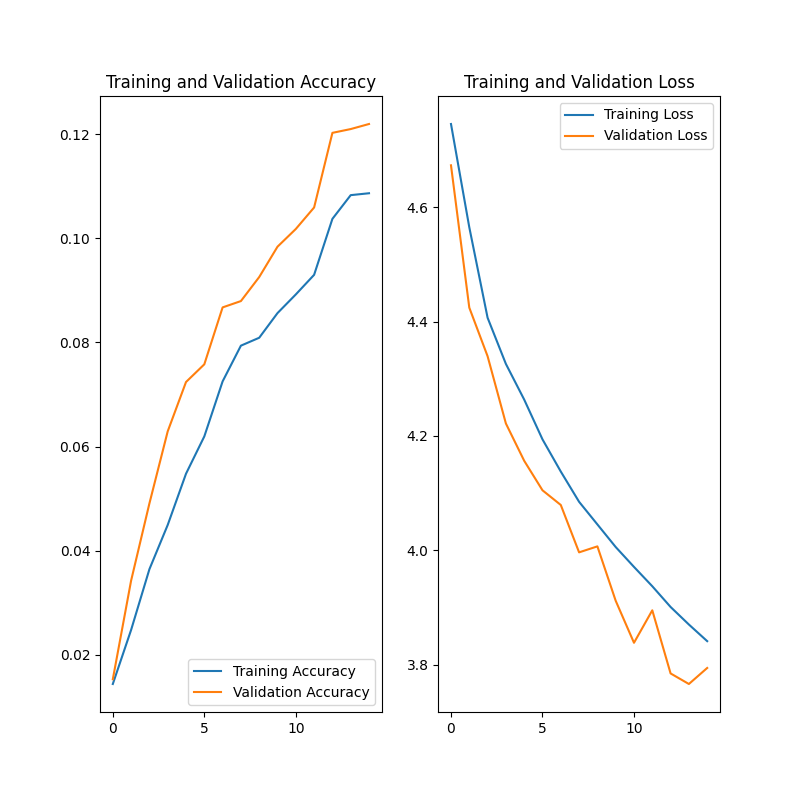

This chart was generated by the following Python code:
import os
import shutil

import matplotlib.pyplot as plt
import numpy as np
import tensorflow as tf

# ==========================================
# Download Dataset
# ==========================================
image_dataset_url = "http://vision.stanford.edu/aditya86/ImageNetDogs/images.tar"
images_dir = tf.keras.utils.get_file("Images",
                                     image_dataset_url,
                                     untar=True)
annotations_dataset_url = "http://vision.stanford.edu/aditya86/ImageNetDogs/annotation.tar"
annotations_dir = tf.keras.utils.get_file("Annotation",
                                          annotations_dataset_url,
                                          untar=True)

print("Images:", images_dir)
print("Annotation:", annotations_dir)

dataset_images_dir = images_dir

# ==========================================
# Load dataset into Tensorflow
# ==========================================
img_height = 300
img_width = 300
batch_size = 32

# Dataset for training
train_ds = tf.keras.preprocessing.image_dataset_from_directory(
    directory=dataset_images_dir,
    validation_split=0.2,
    subset="training",
    seed=6214,
    image_size=(img_height, img_width),
    batch_size=batch_size
)

# Dataset for validation
validation_ds = tf.keras.preprocessing.image_dataset_from_directory(
    directory=dataset_images_dir,
    validation_split=0.2,
    subset="validation",
    seed=9423,
    image_size=(img_height, img_width),
    batch_size=batch_size
)

# Print parsed dog breeds (classes)
class_names = train_ds.class_names
num_classes = len(class_names)
print("{} classes: {}".format(num_classes, class_names))

# Display some examples from the training dataset
plt.figure(figsize=(10, 10))
for images, labels in train_ds.take(1):
    for i in range(9):
        ax = plt.subplot(3, 3, i + 1)
        plt.imshow(images[i].numpy().astype("uint8"))
        plt.title(class_names[labels[i]])
        plt.axis("off")
plt.show()

# ==========================================
# Data Augmentation
# ==========================================
data_augmentation = tf.keras.Sequential(
  [
    tf.keras.layers.experimental.preprocessing.RandomRotation(0.2, input_shape=(img_height, img_width, 3)),
    tf.keras.layers.experimental.preprocessing.RandomZoom(0.3),
  ]
)

# ==========================================
# Define model
# ==========================================
# Architecture example from https://www.tensorflow.org/tutorials/images/classification
model = tf.keras.Sequential([
    data_augmentation,
    tf.keras.layers.experimental.preprocessing.Rescaling(1. / 255),
    tf.keras.layers.Conv2D(16, 3, padding='same', activation='relu'),
    tf.keras.layers.MaxPooling2D(),
    tf.keras.layers.Conv2D(32, 3, padding='same', activation='relu'),
    tf.keras.layers.MaxPooling2D(),
    tf.keras.layers.Conv2D(64, 3, padding='same', activation='relu'),
    tf.keras.layers.MaxPooling2D(),
    tf.keras.layers.Dropout(0.4), #
    tf.keras.layers.Flatten(),
    tf.keras.layers.Dense(128, activation='relu'),
    tf.keras.layers.Dense(num_classes)
])

model.compile(optimizer='adam',
              loss=tf.keras.losses.SparseCategoricalCrossentropy(from_logits=True),
              metrics=['accuracy'])
model.summary()

# ==========================================
# Train model
# ==========================================
epochs = 15
history = model.fit(
    train_ds,
    validation_data=validation_ds,
    epochs=epochs
)

# ==========================================
# Visualize Training
# ==========================================
acc = history.history['accuracy']
val_acc = history.history['val_accuracy']

loss = history.history['loss']
val_loss = history.history['val_loss']

epochs_range = range(epochs)

plt.figure(figsize=(8, 8))
plt.subplot(1, 2, 1)
plt.plot(epochs_range, acc, label='Training Accuracy')
plt.plot(epochs_range, val_acc, label='Validation Accuracy')
plt.legend(loc='lower right')
plt.title('Training and Validation Accuracy')

plt.subplot(1, 2, 2)
plt.plot(epochs_range, loss, label='Training Loss')
plt.plot(epochs_range, val_loss, label='Validation Loss')
plt.legend(loc='upper right')
plt.title('Training and Validation Loss')
plt.show()

# ==========================================
# Test model against unknown image from the web
# ==========================================
test_url = "https://www.telegraph.co.uk/content/dam/science/2017/09/10/TELEMMGLPICT000107300056_trans_NvBQzQNjv4BqyuLFFzXshuGqnr8zPdDWXiTUh73-1IAIBaONvUINpkg.jpeg"
test_path = tf.keras.utils.get_file("test", origin=test_url)

img = tf.keras.preprocessing.image.load_img(test_path, target_size=(img_height, img_width))
img_array = tf.keras.preprocessing.image.img_to_array(img)
img_array = tf.expand_dims(img_array, 0)

predictions = model.predict(img_array)
score = tf.nn.softmax(predictions[0])

print(
    "This image most likely belongs to {} with a {:.2f} percent confidence."
        .format(class_names[np.argmax(score)], 100 * np.max(score))
)
